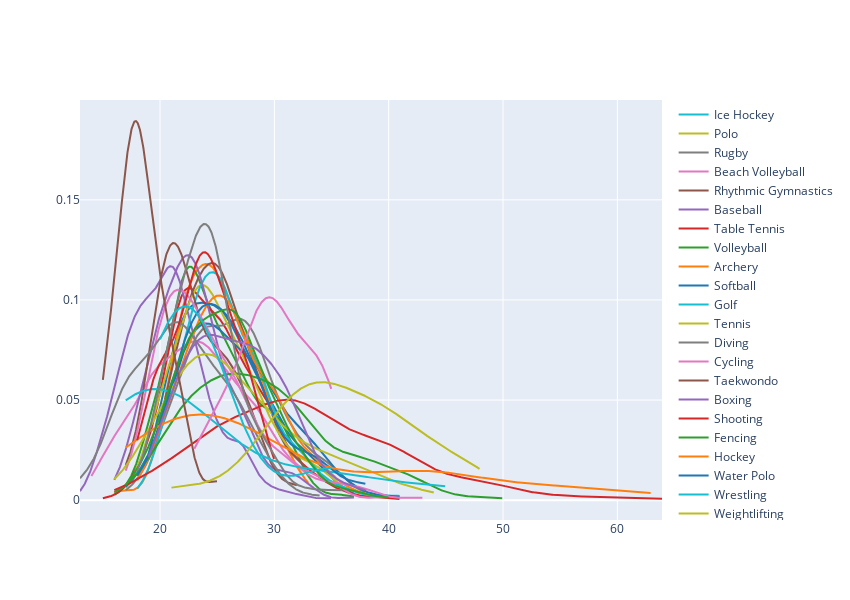

The notebook cell saved with this chart:
### Code cell
x = []
famous_sports = ['Basketball', 'Judo', 'Football', 'Athletics',
                 'Swimming', 'Badminton', 'Gymnastics',
                 'Handball', 'Weightlifting', 'Wrestling',
                 'Water Polo', 'Hockey', 'Fencing',
                 'Shooting', 'Boxing', 'Taekwondo', 'Cycling', 'Diving',
                 'Tennis', 'Golf', 'Softball', 'Archery',
                 'Volleyball', 'Table Tennis', 'Baseball',
                 'Rhythmic Gymnastics',
                 'Beach Volleyball', 'Rugby', 'Polo', 'Ice Hockey']
for sport in famous_sports:
    temp_df = medal_df[medal_df['Sport'] == sport]
    x.append(temp_df[temp_df['Medal'] == 'Gold']['Age'].dropna())

fig = ff.create_distplot(x, famous_sports, show_hist=False, show_rug=False)
fig.update_layout(autosize=False,width=850,height=600)

### Figure 1 — Plotly figure (JSON) as saved in the notebook; plotly's stock layout.template omitted (floating-point values rounded to 4 significant figures; data arrays with more than 128 entries replaced by an {"elided": "..."} marker saying what was removed)
{"data": [{"legendgroup": "Basketball", "marker": {"color": "rgb(31, 119, 180)"}, "mode": "lines", "name": "Basketball", "showlegend": true, "type": "scatter", "x": {"elided": "500 float values"}, "xaxis": "x", "y": {"elided": "500 float values"}, "yaxis": "y"}, {"legendgroup": "Judo", "marker": {"color": "rgb(255, 127, 14)"}, "mode": "lines", "name": "Judo", "showlegend": true, "type": "scatter", "x": {"elided": "500 float values"}, "xaxis": "x", "y": {"elided": "500 float values"}, "yaxis": "y"}, {"legendgroup": "Football", "marker": {"color": "rgb(44, 160, 44)"}, "mode": "lines", "name": "Football", "showlegend": true, "type": "scatter", "x": {"elided": "500 float values"}, "xaxis": "x", "y": {"elided": "500 float values"}, "yaxis": "y"}, {"legendgroup": "Athletics", "marker": {"color": "rgb(214, 39, 40)"}, "mode": "lines", "name": "Athletics", "showlegend": true, "type": "scatter", "x": {"elided": "500 float values"}, "xaxis": "x", "y": {"elided": "500 float values"}, "yaxis": "y"}, {"legendgroup": "Swimming", "marker": {"color": "rgb(148, 103, 189)"}, "mode": "lines", "name": "Swimming", "showlegend": true, "type": "scatter", "x": {"elided": "500 float values"}, "xaxis": "x", "y": {"elided": "500 float values"}, "yaxis": "y"}, {"legendgroup": "Badminton", "marker": {"color": "rgb(140, 86, 75)"}, "mode": "lines", "name": "Badminton", "showlegend": true, "type": "scatter", "x": {"elided": "500 float values"}, "xaxis": "x", "y": {"elided": "500 float values"}, "yaxis": "y"}, {"legendgroup": "Gymnastics", "marker": {"color": "rgb(227, 119, 194)"}, "mode": "lines", "name": "Gymnastics", "showlegend": true, "type": "scatter", "x": {"elided": "500 float values"}, "xaxis": "x", "y": {"elided": "500 float values"}, "yaxis": "y"}, {"legendgroup": "Handball", "marker": {"color": "rgb(127, 127, 127)"}, "mode": "lines", "name": "Handball", "showlegend": true, "type": "scatter", "x": {"elided": "500 float values"}, "xaxis": "x", "y": {"elided": "500 float values"}, "yaxis": "y"}, {"legendgroup": "Weightlifting", "marker": {"color": "rgb(188, 189, 34)"}, "mode": "lines", "name": "Weightlifting", "showlegend": true, "type": "scatter", "x": {"elided": "500 float values"}, "xaxis": "x", "y": {"elided": "500 float values"}, "yaxis": "y"}, {"legendgroup": "Wrestling", "marker": {"color": "rgb(23, 190, 207)"}, "mode": "lines", "name": "Wrestling", "showlegend": true, "type": "scatter", "x": {"elided": "500 float values"}, "xaxis": "x", "y": {"elided": "500 float values"}, "yaxis": "y"}, {"legendgroup": "Water Polo", "marker": {"color": "rgb(31, 119, 180)"}, "mode": "lines", "name": "Water Polo", "showlegend": true, "type": "scatter", "x": {"elided": "500 float values"}, "xaxis": "x", "y": {"elided": "500 float values"}, "yaxis": "y"}, {"legendgroup": "Hockey", "marker": {"color": "rgb(255, 127, 14)"}, "mode": "lines", "name": "Hockey", "showlegend": true, "type": "scatter", "x": {"elided": "500 float values"}, "xaxis": "x", "y": {"elided": "500 float values"}, "yaxis": "y"}, {"legendgroup": "Fencing", "marker": {"color": "rgb(44, 160, 44)"}, "mode": "lines", "name": "Fencing", "showlegend": true, "type": "scatter", "x": {"elided": "500 float values"}, "xaxis": "x", "y": {"elided": "500 float values"}, "yaxis": "y"}, {"legendgroup": "Shooting", "marker": {"color": "rgb(214, 39, 40)"}, "mode": "lines", "name": "Shooting", "showlegend": true, "type": "scatter", "x": {"elided": "500 float values"}, "xaxis": "x", "y": {"elided": "500 float values"}, "yaxis": "y"}, {"legendgroup": "Boxing", "marker": {"color": "rgb(148, 103, 189)"}, "mode": "lines", "name": "Boxing", "showlegend": true, "type": "scatter", "x": {"elided": "500 float values"}, "xaxis": "x", "y": {"elided": "500 float values"}, "yaxis": "y"}, {"legendgroup": "Taekwondo", "marker": {"color": "rgb(140, 86, 75)"}, "mode": "lines", "name": "Taekwondo", "showlegend": true, "type": "scatter", "x": {"elided": "500 float values"}, "xaxis": "x", "y": {"elided": "500 float values"}, "yaxis": "y"}, {"legendgroup": "Cycling", "marker": {"color": "rgb(227, 119, 194)"}, "mode": "lines", "name": "Cycling", "showlegend": true, "type": "scatter", "x": {"elided": "500 float values"}, "xaxis": "x", "y": {"elided": "500 float values"}, "yaxis": "y"}, {"legendgroup": "Diving", "marker": {"color": "rgb(127, 127, 127)"}, "mode": "lines", "name": "Diving", "showlegend": true, "type": "scatter", "x": {"elided": "500 float values"}, "xaxis": "x", "y": {"elided": "500 float values"}, "yaxis": "y"}, {"legendgroup": "Tennis", "marker": {"color": "rgb(188, 189, 34)"}, "mode": "lines", "name": "Tennis", "showlegend": true, "type": "scatter", "x": {"elided": "500 float values"}, "xaxis": "x", "y": {"elided": "500 float values"}, "yaxis": "y"}, {"legendgroup": "Golf", "marker": {"color": "rgb(23, 190, 207)"}, "mode": "lines", "name": "Golf", "showlegend": true, "type": "scatter", "x": {"elided": "500 float values"}, "xaxis": "x", "y": {"elided": "500 float values"}, "yaxis": "y"}, {"legendgroup": "Softball", "marker": {"color": "rgb(31, 119, 180)"}, "mode": "lines", "name": "Softball", "showlegend": true, "type": "scatter", "x": {"elided": "500 float values"}, "xaxis": "x", "y": {"elided": "500 float values"}, "yaxis": "y"}, {"legendgroup": "Archery", "marker": {"color": "rgb(255, 127, 14)"}, "mode": "lines", "name": "Archery", "showlegend": true, "type": "scatter", "x": {"elided": "500 float values"}, "xaxis": "x", "y": {"elided": "500 float values"}, "yaxis": "y"}, {"legendgroup": "Volleyball", "marker": {"color": "rgb(44, 160, 44)"}, "mode": "lines", "name": "Volleyball", "showlegend": true, "type": "scatter", "x": {"elided": "500 float values"}, "xaxis": "x", "y": {"elided": "500 float values"}, "yaxis": "y"}, {"legendgroup": "Table Tennis", "marker": {"color": "rgb(214, 39, 40)"}, "mode": "lines", "name": "Table Tennis", "showlegend": true, "type": "scatter", "x": {"elided": "500 float values"}, "xaxis": "x", "y": {"elided": "500 float values"}, "yaxis": "y"}, {"legendgroup": "Baseball", "marker": {"color": "rgb(148, 103, 189)"}, "mode": "lines", "name": "Baseball", "showlegend": true, "type": "scatter", "x": {"elided": "500 float values"}, "xaxis": "x", "y": {"elided": "500 float values"}, "yaxis": "y"}, {"legendgroup": "Rhythmic Gymnastics", "marker": {"color": "rgb(140, 86, 75)"}, "mode": "lines", "name": "Rhythmic Gymnastics", "showlegend": true, "type": "scatter", "x": {"elided": "500 float values"}, "xaxis": "x", "y": {"elided": "500 float values"}, "yaxis": "y"}, {"legendgroup": "Beach Volleyball", "marker": {"color": "rgb(227, 119, 194)"}, "mode": "lines", "name": "Beach Volleyball", "showlegend": true, "type": "scatter", "x": {"elided": "500 float values"}, "xaxis": "x", "y": {"elided": "500 float values"}, "yaxis": "y"}, {"legendgroup": "Rugby", "marker": {"color": "rgb(127, 127, 127)"}, "mode": "lines", "name": "Rugby", "showlegend": true, "type": "scatter", "x": {"elided": "500 float values"}, "xaxis": "x", "y": {"elided": "500 float values"}, "yaxis": "y"}, {"legendgroup": "Polo", "marker": {"color": "rgb(188, 189, 34)"}, "mode": "lines", "name": "Polo", "showlegend": true, "type": "scatter", "x": {"elided": "500 float values"}, "xaxis": "x", "y": {"elided": "500 float values"}, "yaxis": "y"}, {"legendgroup": "Ice Hockey", "marker": {"color": "rgb(23, 190, 207)"}, "mode": "lines", "name": "Ice Hockey", "showlegend": true, "type": "scatter", "x": {"elided": "500 float values"}, "xaxis": "x", "y": {"elided": "500 float values"}, "yaxis": "y"}], "layout": {"autosize": false, "barmode": "overlay", "height": 600, "hovermode": "closest", "legend": {"traceorder": "reversed"}, "width": 850, "xaxis": {"anchor": "y2", "domain": [0, 1], "zeroline": false}, "yaxis": {"anchor": "free", "domain": [0, 1], "position": 0}}}
